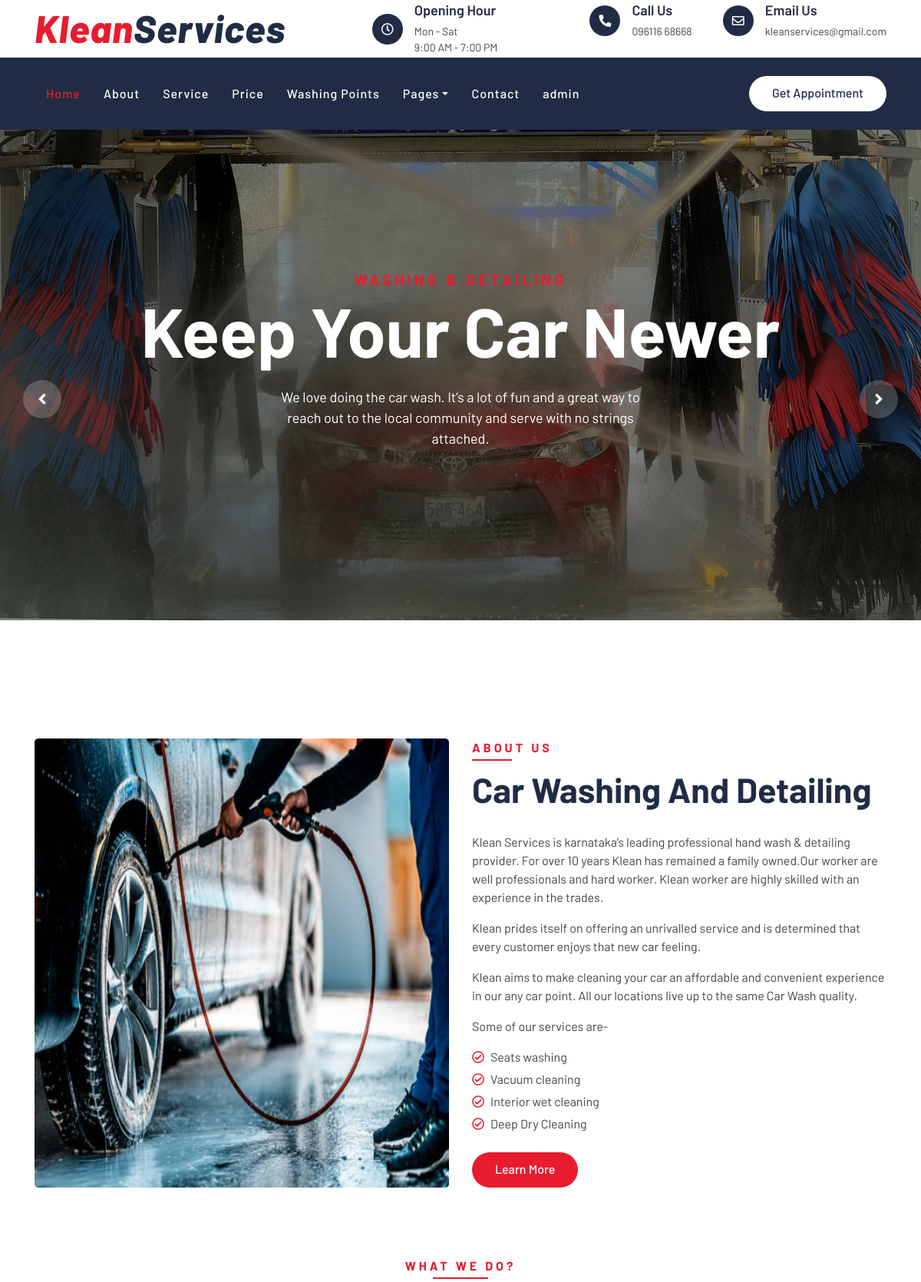
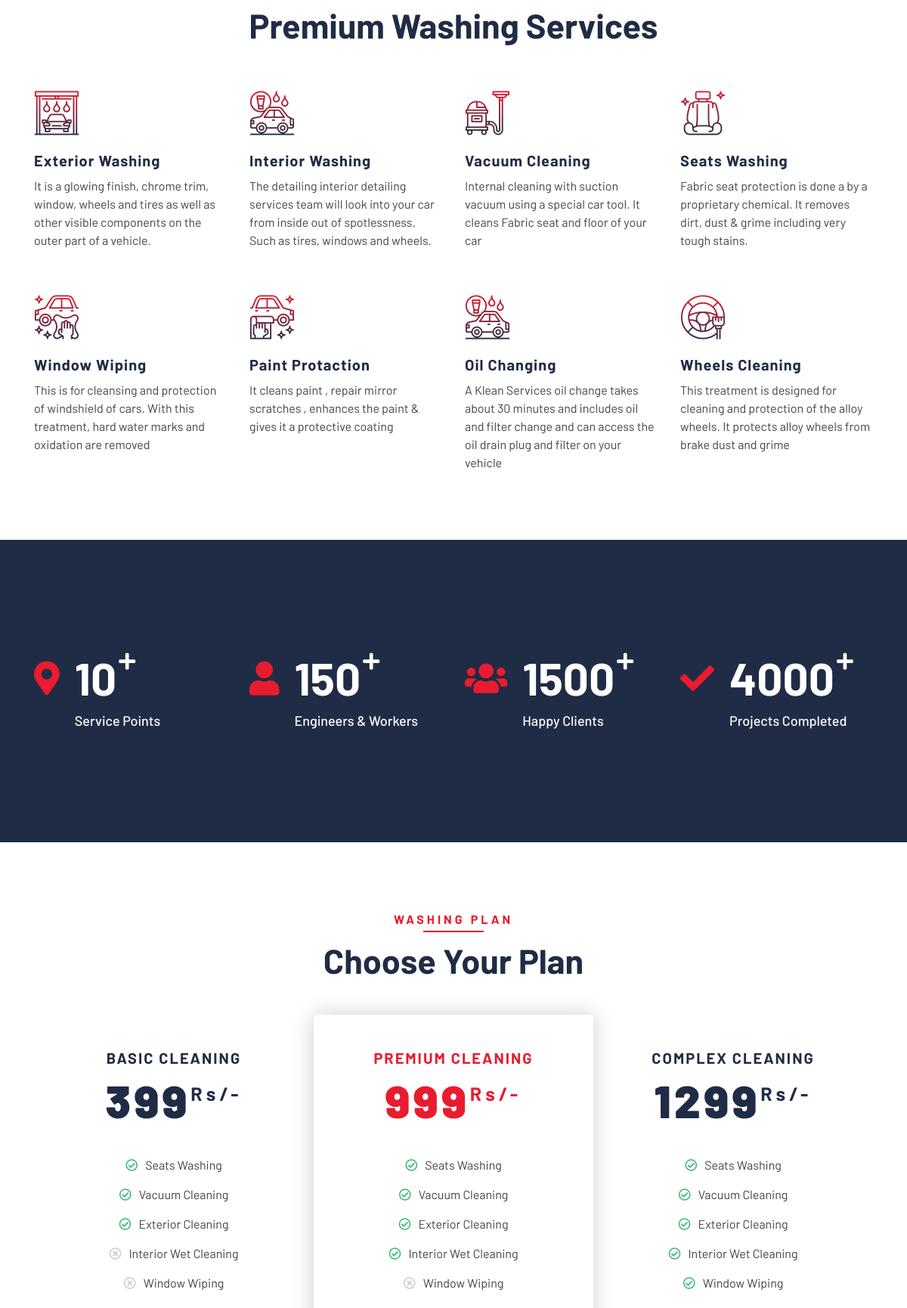
The page / (upper part) on the database its author committed (2 pictures, top to bottom).
### tables this page shows
CREATE TABLE `service` (
  `id` int(11) NOT NULL,
  `icon` text NOT NULL,
  `name` text NOT NULL,
  `content` text NOT NULL
);

### index.php (the view, shortened to what this page needs)
<?php
include("connection.php");
    $sql = "SELECT * from `service`";
    $fire = $connect->query($sql);
?>
<!DOCTYPE html>
<html lang="en">
    <head>
        <link href="https://stackpath.bootstrapcdn.com/bootstrap/4.4.1/css/bootstrap.min.css" rel="stylesheet">
        <link href="https://cdnjs.cloudflare.com/ajax/libs/font-awesome/5.10.0/css/all.min.css" rel="stylesheet">
        <link href="lib/flaticon/font/flaticon.css" rel="stylesheet">
        <link href="lib/animate/animate.min.css" rel="stylesheet">
        <link href="lib/owlcarousel/assets/owl.carousel.min.css" rel="stylesheet">
        <link href="css/style.css" rel="stylesheet">
    </head>
    <body>
        <div class="top-bar">
            <div class="container">
                <div class="row align-items-center">
                    <div class="col-lg-4 col-md-12">
                        <div class="logo">
                            <a href="index.php">
                                <h1>Klean<span>Services</span></h1>
                            </a>
                        </div>
                    </div>
                    <div class="col-lg-8 col-md-7 d-none d-lg-block">
                        <div class="row">
                            <div class="col-4">
                                <div class="top-bar-item">
                                    <div class="top-bar-icon">
                                        <i class="far fa-clock"></i>
                                    </div>
                                    <div class="top-bar-text">
                                        <h3>Opening Hour</h3>
                                        <p>Mon - Sat </p><p>9:00 AM - 7:00 PM</p>
                                    </div>
                                </div>
                            </div>
                            <div class="col-4">
                                <div class="top-bar-item">
                                    <div class="top-bar-icon">
                                        <i class="fa fa-phone-alt"></i>
                                    </div>
                                    <div class="top-bar-text">
                                        <h3>Call Us</h3>
                                        <p>096116 68668</p>
                                    </div>
                                </div>
                            </div>
                            <div class="col-4">
                                <div class="top-bar-item">
                                    <div class="top-bar-icon">
                                        <i class="far fa-envelope"></i>
                                    </div>
                                    <div class="top-bar-text">
                                        <h3>Email Us</h3>
                                        <p>kleanservices@gmail.com</p>
                                    </div>
                                </div>
                            </div>
                        </div>
                    </div>
                </div>
            </div>
        </div>
        <div class="nav-bar">
            <div class="container">
                <nav class="navbar navbar-expand-lg bg-dark navbar-dark">
                    <div class="collapse navbar-collapse justify-content-between" id="navbarCollapse">
                        <div class="navbar-nav mr-auto">
                            <a href="index.php" class="nav-item nav-link active">Home</a>
                            <a href="about.php" class="nav-item nav-link">About</a>
                            <a href="service.php" class="nav-item nav-link">Service</a>
                            <a href="price.php" class="nav-item nav-link">Price</a>
                            <a href="location.php" class="nav-item nav-link">Washing Points</a>
                            <div class="nav-item dropdown">
                                <a href="#" class="nav-link dropdown-toggle" data-toggle="dropdown">Pages</a>
                            </div>
                            <a href="contact.php" class="nav-item nav-link">Contact</a>
                            <a href="Admin" class="nav-item nav-link">admin</a>
                        </div>
                        <div class="ml-auto">
                            <a class="btn btn-custom" href="price.php">Get Appointment</a>
                        </div>
                    </div>
                </nav>
            </div>
        </div>
        <div class="carousel">
            <div class="container-fluid">
                <div class="owl-carousel">
                    <div class="carousel-item">
                        <div class="carousel-img">
                            <img src="img/carousel001.jpg" alt="Image">
                        </div>
                        <div class="carousel-text">
                            <h3>Washing & Detailing</h3>
                            <h1>Keep your Car Newer</h1>
                            <p>
                            We love doing the car wash. It’s a lot of fun and a great way to reach out to the local community and serve with no strings attached.
                            </p>
                        </div>
                    </div>
                </div>
            </div>
        </div>
        <div class="about">
            <div class="container">
                <div class="row align-items-center">
                    <div class="col-lg-6">
                        <div class="about-img">
                            <img src="img/about3.jpg" alt="Image">
                        </div>
                    </div>
                    <div class="col-lg-6">
                        <div class="section-header text-left">
                            <p>About Us</p>
                            <h2>car washing and detailing</h2>
                        </div>
                        <div class="about-content">
                            <p>
                            Klean Services is karnataka’s leading professional hand wash & detailing provider. For over 10 years Klean has remained a family owned.Our worker are well professionals and hard worker. Klean worker are highly skilled with an experience in the trades.
                            </p>
                            <p>Klean prides itself on offering an unrivalled service and is determined that every customer enjoys that new car feeling.</p>
                            <p>Klean aims to make cleaning your car an affordable and convenient experience in our any car point. All our locations live up to the same  Car Wash quality.</p>
                            <p>Some of our services are-</p>
                            <ul>
                                <li><i class="far fa-check-circle"></i>Seats washing</li>
                                <li><i class="far fa-check-circle"></i>Vacuum cleaning</li>
                                <li><i class="far fa-check-circle"></i>Interior wet cleaning</li>
                                <li><i class="far fa-check-circle"></i>Deep Dry Cleaning</li>
                            </ul>
                            <a class="btn btn-custom" href="about.php">Learn More</a>
                        </div>
                    </div>
                </div>
            </div>
        </div>
        <div class="service">
            <div class="container">
                <div class="section-header text-center">
                    <p>What We Do?</p>
                    <h2>Premium Washing Services</h2>
                </div>
                <div class="row">
                    <?php while($row = mysqli_fetch_assoc($fire)) { ?>
                    <div class="col-lg-3 col-md-6">
                        <div class="service-item">
                            <i class="<?= $row['icon'] ?>"></i>
                            <h3><?= $row['name'] ?></h3>
                            <p><?= $row['content'] ?></p>
                        </div>
                    </div>
                    <?php } ?>
                </div>
            </div>
        </div>
        <div class="facts" data-parallax="scroll" data-image-src="img/facts.jpg">
            <div class="container">
                <div class="row">
                    <div class="col-lg-3 col-md-6">
                        <div class="facts-item">
                            <i class="fa fa-map-marker-alt"></i>
                            <div class="facts-text">
                                <h3 data-toggle="counter-up">10</h3>
                                <p>Service Points</p>
                            </div>
                        </div>
                    </div>
                    <div class="col-lg-3 col-md-6">
                        <div class="facts-item">
                            <i class="fa fa-user"></i>
                            <div class="facts-text">
                                <h3 data-toggle="counter-up">150</h3>
                                <p>Engineers & Workers</p>
                            </div>
                        </div>
                    </div>
                    <div class="col-lg-3 col-md-6">
                        <div class="facts-item">
                            <i class="fa fa-users"></i>
                            <div class="facts-text">
                                <h3 data-toggle="counter-up">1500</h3>
                                <p>Happy Clients</p>
                            </div>
                        </div>
                    </div>
                    <div class="col-lg-3 col-md-6">
                        <div class="facts-item">
                            <i class="fa fa-check"></i>
                            <div class="facts-text">
                                <h3 data-toggle="counter-up">4000</h3>
                                <p>Projects Completed</p>
                            </div>
                        </div>
                    </div>
                </div>
            </div>
        </div>
        <div class="price">
            <div class="container">
                <div class="section-header text-center">
                    <p>Washing Plan</p>
                    <h2>Choose Your Plan</h2>
                </div>
                <div class="row">
                    <div class="col-md-4">
                        <div class="price-item">
                            <div class="price-header">
                                <h3>Basic Cleaning</h3>
                                <h2><span></span><strong>399</strong><span>Rs/-</span></h2>
                            </div>
                            <div class="price-body">
                                <ul>
                                    <li><i class="far fa-check-circle"></i>Seats Washing</li>
                                    <li><i class="far fa-check-circle"></i>Vacuum Cleaning</li>
                                    <li><i class="far fa-check-circle"></i>Exterior Cleaning</li>
                                    <li><i class="far fa-times-circle"></i>Interior Wet Cleaning</li>
                                    <li><i class="far fa-times-circle"></i>Window Wiping</li>
                                </ul>
                            </div>
                        </div>
                    </div>
                    <div class="col-md-4">
                        <div class="price-item featured-item">
                            <div class="price-header">
                                <h3>Premium Cleaning</h3>
                                <h2><span></span><strong>999</strong><span>Rs/-</span></h2>
                            </div>
                            <div class="price-body">
                                <ul>
                                    <li><i class="far fa-check-circle"></i>Seats Washing</li>
                                    <li><i class="far fa-check-circle"></i>Vacuum Cleaning</li>
                                    <li><i class="far fa-check-circle"></i>Exterior Cleaning</li>
                                    <li><i class="far fa-check-circle"></i>Interior Wet Cleaning</li>
                                    <li><i class="far fa-times-circle"></i>Window Wiping</li>
                                </ul>
                            </div>
                        </div>
                    </div>
                    <div class="col-md-4">
                        <div class="price-item">
                            <div class="price-header">
                                <h3>Complex Cleaning</h3>
                                <h2><span></span><strong>1299</strong><span>Rs/-</span></h2>
                            </div>
                            <div class="price-body">
                                <ul>
                                    <li><i class="far fa-check-circle"></i>Seats Washing</li>
                                    <li><i class="far fa-check-circle"></i>Vacuum Cleaning</li>
                                    <li><i class="far fa-check-circle"></i>Exterior Cleaning</li>
                                    <li><i class="far fa-check-circle"></i>Interior Wet Cleaning</li>
                                    <li><i class="far fa-check-circle"></i>Window Wiping</li>
                                </ul>
                            </div>
                        </div>
                    </div>
                </div>
            </div>
        </div>
    </body>
</html>

### rows shown on the page
service: name "Exterior Washing", content "It is a glowing finish, chrome trim, window, wheels and tires as well as other visible components on the outer part of a vehicle."
service: name "Interior Washing", content "The detailing interior detailing services team will look into your car from inside out of spotlessness. Such as tires, windows and wheels."
service: name "Vacuum Cleaning", content "Internal cleaning with suction vacuum using a special car tool. It cleans Fabric seat and floor of your car"
service: name "Seats Washing", content "Fabric seat protection is done a by a proprietary chemical. It removes dirt, dust & grime including very tough stains."
service: name "Window Wiping", content "This is for cleansing and protection of windshield of cars. With this treatment, hard water marks and oxidation are removed"
service: name "Paint Protaction", content "It cleans paint , repair mirror scratches , enhances the paint & gives it a protective coating"
service: name "Oil Changing", content "A Klean Services oil change takes about 30 minutes and includes oil and filter change and can access the oil drain plug and filter on your vehicle"
service: name "Wheels Cleaning", content "This treatment is designed for cleaning and protection of the alloy wheels. It protects alloy wheels from brake dust and grime"
